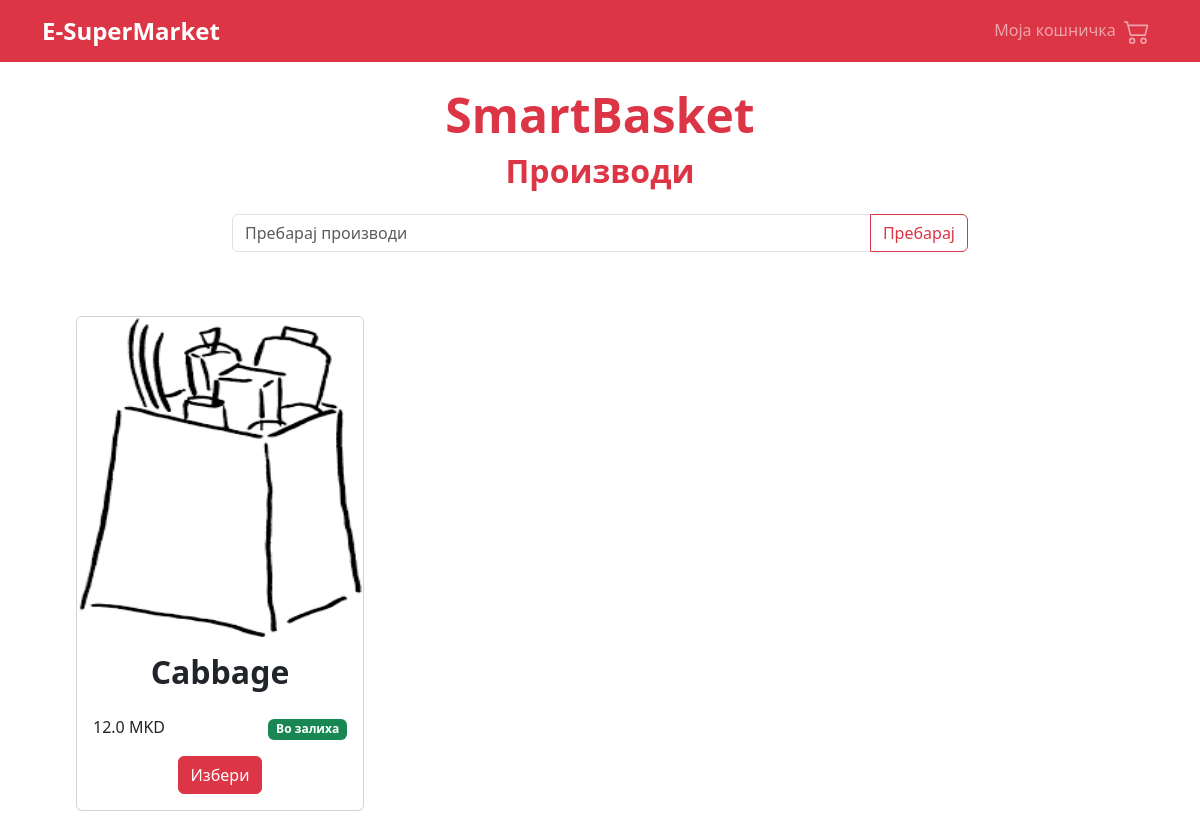
The page /products/3 on the database as committed earlier.
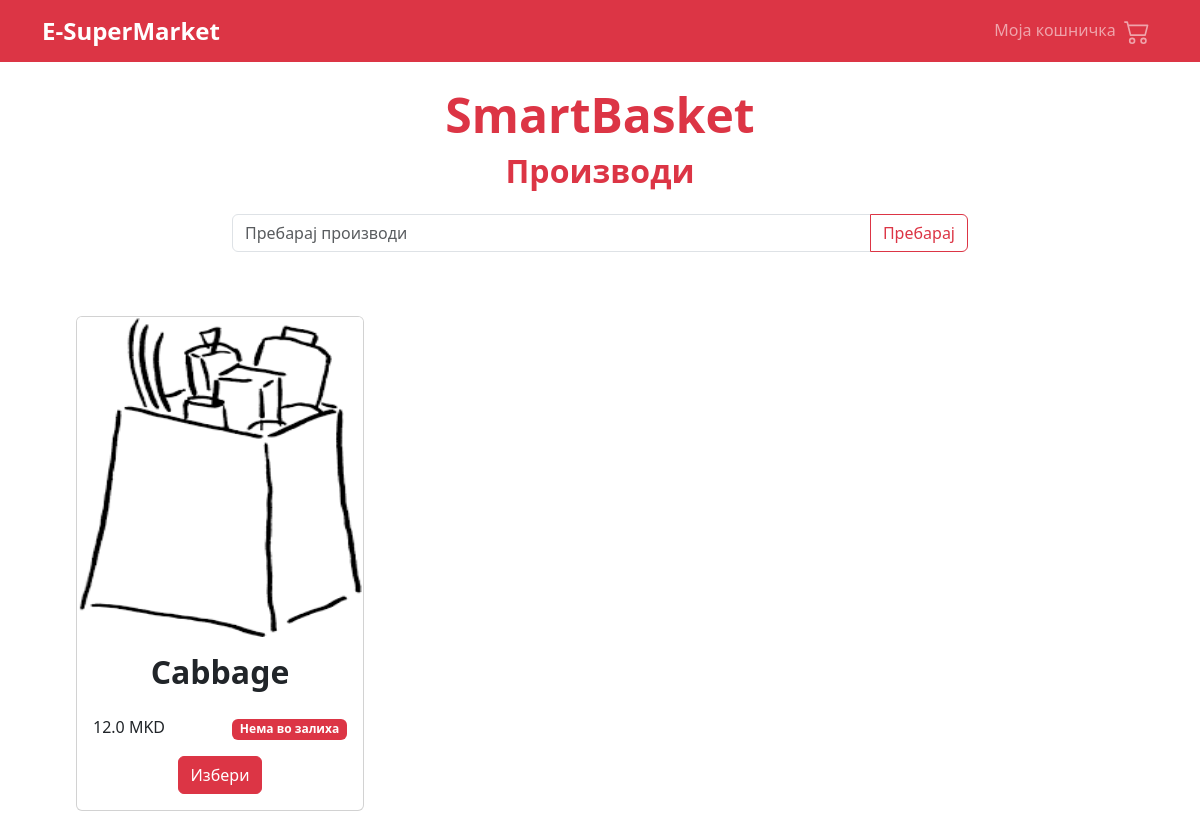
The same page on the database as committed later.
### SmartBasket/models.py (models this page shows, shortened)
class Product(models.Model):
    name = models.CharField(max_length=100)
    price = models.FloatField()
    category = models.ForeignKey(Category, on_delete=models.CASCADE)
    image = models.ImageField(upload_to='images/')
    description = models.TextField()
    quantity = models.IntegerField()

### SmartBasket/views.py (the view)
# urls.py: path('products/<str:category_id>', list_products_for_category, name='products'),
def list_products_for_category(request, category_id):
    search = request.GET.get('search')
    category = Category.objects.get(id=category_id)
    if search is None or search == '':
        products = Product.objects.filter(category=category).all()
    else:
        products = Product.objects.filter(category=category, name__icontains=search).all()
    return render(request, 'list_products_for_category.html',
                  {'products': products, 'category': category, 'search': search})

### templates/list_products_for_category.html (shortened to what this page needs)
{% extends "customer_base.html" %}
{% block content %}
    <div class="container mt-4">
        <div class="row">
            <div class="col-md-12 text-center">
                <h1 class="display-5 text-danger fw-bold">SmartBasket</h1>
            </div>
        </div>
        <div class="row">
            <div class="col-md-12 text-center">
                <h2 class="text-danger fw-bold">Производи</h2>
            </div>
        </div>
        <div class="row justify-content-center mt-3">
            <div class="col-md-8">
                <form action="/products/{{ category.id }}" method="GET">
                    <div class="input-group mb-3">
                        {% if not search %}
                            <input type="text" class="form-control" placeholder="Пребарај производи" name="search"/>
                        {% endif %}
                        <button class="btn btn-outline-danger" type="submit" id="button-addon2">Пребарај</button>
                    </div>
                </form>
            </div>
        </div>
        <div class="row mt-5 mb-5">
            {% for p in products %}
                <div class="col-md-4">
                    <div class="card  ms-auto me-auto" style="width: 18rem;">
                        <img src="{{ MEDIA_URL }}{{ p.image.url }}" class="card-img-top" style="height: 20rem"
                             alt="...">
                        <div class="card-body">
                            <h5 class="card-title text-center fw-bold mb-4" style="font-size: 2rem">{{ p.name }}</h5>
                            <div class="row">
                                <div class="col-md-6">
                                    <p class="card-text">{{ p.price }} MKD</p>
                                </div>
                                <div class="col-md-6">
                                    <p style="text-align: right">
                                        {% if p.quantity > 0 %}
                                            <span class="badge bg-success">Во залиха</span>
                                        {% else %}
                                            <span class="badge bg-danger">Нема во залиха</span>
                                        {% endif %}
                                    </p>
                                </div>
                            </div>
                            <div class="text-center">
                                <a href="/product-detail/{{ p.id }}" class="btn btn-danger">Избери</a>
                            </div>
                        </div>
                    </div>
                </div>
            {% endfor %}
        </div>
    </div>
{% endblock %}

Rows that differ between the two databases and show on the page:
changed Product "Cabbage": quantity "Во залиха" → "Нема во залиха"
